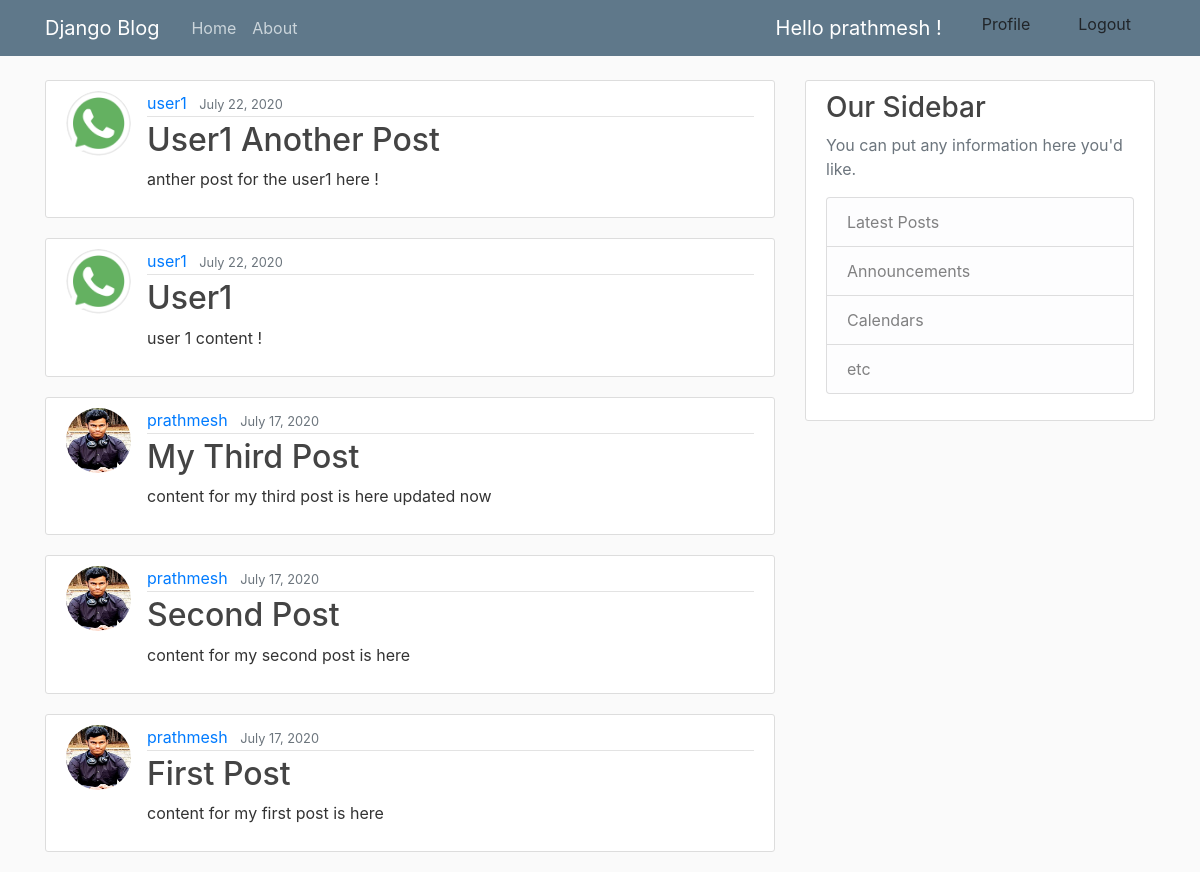
The app's page / (signed in) with its own data.
### myblog/models.py (models this page shows, shortened)
class Post(models.Model):
    title = models.CharField(max_length=100)
    content = models.TextField()
    date_posted = models.DateTimeField(default=timezone.now)
    author = models.ForeignKey(User, on_delete=models.CharField)

class Profile(models.Model):
    user = models.OneToOneField(User, on_delete=models.CASCADE)
    image = models.ImageField(upload_to='profile_pics', default='profile_pics/download.png')

### myblog/views.py (the view)
# urls.py: path('', PostListView.as_view(), name='home'),
class PostListView(ListView):
    model = Post
    template_name = 'myblog/home.html'
    context_object_name = 'posts'
    ordering = ['-date_posted']

### myblog/templates/myblog/home.html
{% extends "base.html" %}
{% block content %}
    {% for post in posts %}
        <article class="media content-section">
            {% if post.author.profile.image.url %}
            <img class='rounded-circle article-img' src="{{ post.author.profile.image.url}}" alt="none">
            {% endif %}
          <div class="media-body">
            <div class="article-metadata">
              <a class="mr-2" href="#">{{ post.author }}</a>
              <small class="text-muted">{{ post.date_posted| date:'F d, Y'}}</small>
            </div>
            <h2><a class="article-title" href="{% url 'myblog:detail' post.id %}">{{ post.title| title }}</a></h2>
            <p class="article-content">{{ post.content }}</p>
          </div>
        </article>
    {% endfor %}
{% endblock content %}

### templates/base.html (shortened to what this page needs)
{% load static %}
<!DOCTYPE html>
<html>
<head>
    <link rel="stylesheet" href="https://maxcdn.bootstrapcdn.com/bootstrap/4.0.0/css/bootstrap.min.css">
    <link rel="stylesheet" type="text/css" href="{% static 'myblog/main.css' %}">
</head>
<body>
    <header class="site-header">
      <nav class="navbar navbar-expand-md navbar-dark bg-steel fixed-top">
        <div class="container">
          <a class="navbar-brand mr-4" href="{% url 'myblog:home' %}">Django Blog</a>
          <div class="collapse navbar-collapse" id="navbarToggle">
            <div class="navbar-nav mr-auto">
              <a class="nav-item nav-link" href="{% url 'myblog:home' %}">Home</a>
              <a class="nav-item nav-link" href='#'>About</a>
            </div>
            <div class="navbar-nav">
              {% if not request.user.is_authenticated %}
          <a class="dropdown-item" href="{% url 'account_login'%}">Login</a>
          <a class="dropdown-item" href="{% url 'account_signup'%}">Signup</a>
          {% else %}
                <div class="navbar-brand"> Hello {{request.user}} !</div>
                <a class="dropdown-item" href="{% url 'myblog:profile'%}">Profile</a>
                <a class="dropdown-item" href="{% url 'account_logout'%}">Logout</a>
          {% endif %}
            </div>
          </div>
        </div>
      </nav>
    </header>
    <main role="main" class="container">
      <div class="row">
        <div class="col-md-8">
          {% block content %}
            {% endblock %}
        </div>
        <div class="col-md-4">
          <div class="content-section">
            <h3>Our Sidebar</h3>
            <p class='text-muted'>You can put any information here you'd like.
              <ul class="list-group">
                <li class="list-group-item list-group-item-light">Latest Posts</li>
                <li class="list-group-item list-group-item-light">Announcements</li>
                <li class="list-group-item list-group-item-light">Calendars</li>
                <li class="list-group-item list-group-item-light">etc</li>
              </ul>
            </p>
          </div>
        </div>
      </div>
    </main>
</body>
</html>

### static/myblog/main.css (style rules this page uses)
body { background: #fafafa; color: #333333; margin-top: 5rem; }
h1, h2, h3, h4, h5, h6 { color: #444444; }
ul { margin: 0; }
.bg-steel { background-color: #5f788a; }
.site-header .navbar-nav .nav-link { color: #cbd5db; }
.content-section { background: #ffffff; padding: 10px 20px; border: 1px solid #dddddd; border-radius: 3px; margin-bottom: 20px; }
.article-title { color: #444444; }
.article-content { white-space: pre-line; }
.article-img { height: 65px; width: 65px; margin-right: 16px; }
.article-metadata { padding-bottom: 1px; margin-bottom: 4px; border-bottom: 1px solid #e3e3e3 }

### records on screen
Post: author.profile.image (picture), author "user1", date_posted "July 22, 2020", title "User1 Another Post", content "anther post for the user1 here !"
Post: author.profile.image (picture), author "user1", date_posted "July 22, 2020", title "User1", content "user 1 content !"
Post: author.profile.image (picture), author "prathmesh", date_posted "July 17, 2020", title "My Third Post", content "content for my third post is here updated now"
Post: author.profile.image (picture), author "prathmesh", date_posted "July 17, 2020", title "Second Post", content "content for my second post is here"
Post: author.profile.image (picture), author "prathmesh", date_posted "July 17, 2020", title "First Post", content "content for my first post is here"

### other values on screen
{{ request.user }} "prathmesh"
